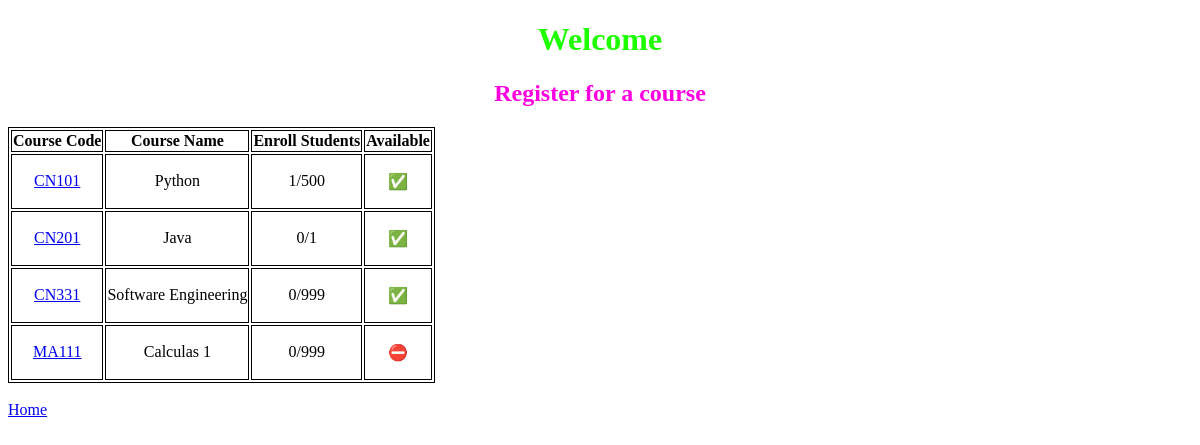
Before: /courses/ with the older database file.
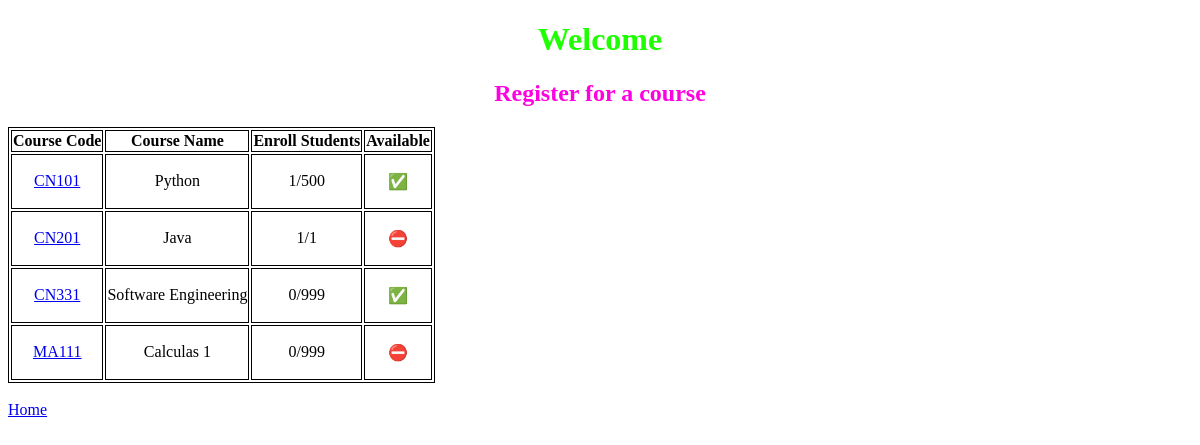
After: the same page with the newer database file.
### courses/models.py (models this page shows, shortened)
class Course(models.Model):
    code = models.CharField("Course Code",max_length=5)
    name = models.CharField("Course Name",max_length=64)
    year = models.IntegerField(null=True)
    semester = models.IntegerField(default=1)
    max_seat = models.IntegerField(null=True)
    total_seat = models.IntegerField(default=0)
    quota = models.BooleanField("Available",default=True)
    quota_seat = models.BooleanField("Seat Available",default=True)
    students= models.ManyToManyField(User, blank=True, related_name="courses")

### courses/views.py (the view)
# urls.py: path("", views.index, name="index"),
def index(request):
    return render(request, "courses/index.html", {
        "courses": Course.objects.all()
    })

### courses/templates/courses/index.html (shortened to what this page needs)
{% extends 'courses/layout.html' %}
{% block body %}
<h1>Welcome</h1>
<h2>Register for a course</h2>
<table>
    <tr>
        <th>Course Code</th>
        <th>Course Name</th>
        <th>Enroll Students</th>
        <th>Available</th>
    </tr>
    {% for course in courses %}
    {% if request.user not in course.students.all %}
    <tr>
        <td><a href="{% url 'course' course.code %}">{{ course.code }}</a></td>
        <td>{{ course.name }}</td>
        <td>{{ course.students.count }}/{{ course.max_seat }}</td>
        <td>
            {% if course.quota and course.quota_seat %}
            <p>&#9989;</p>
            {% else %}
            <p>&#9940;</p>
            {% endif %}
        </td>
    </tr>
    {% endif %}
    {% empty %}
    <h3>No Course.</h3>
    {% endfor %}
</table>
<br>
<a href="{% url 'index' %}">Home</a>
{% endblock %}

### courses/templates/courses/layout.html (shortened to what this page needs)
<!DOCTYPE html>
<html lang="en">
    <head>
    </head>
    <body>
        {% block body %}
        {% endblock %}
    </body>
</html>

### courses/templates/courses/index.html (style rules this page uses)
body { background-image: url('https://i.pinimg.com/550x/2a/a9/f0/2aa9f0f2139e0f4a6b1061b42f0ccdef.jpg'); background-position: center; background-size: cover; background-repeat: no-repeat; }
h1 { color: rgb(30, 255, 0); text-align: center; }
h2 { color: rgb(255, 0, 225); text-align: center; }
table , th, td { text-align: center; border: 1px solid black; }

Changed rows visible on the page:
changed Course "CN201": students.count "0" → "1"; quota_seat "✅" → "⛔"
